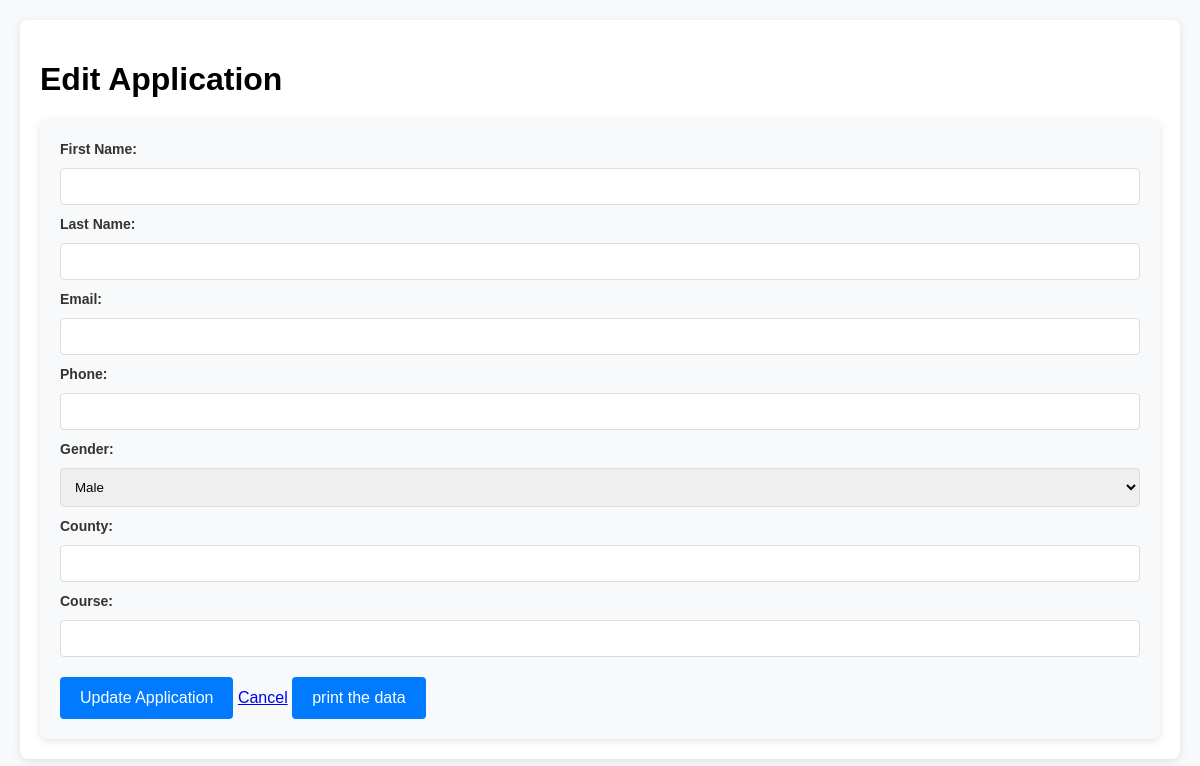
The app's page /admin/edit_application/70, older data.
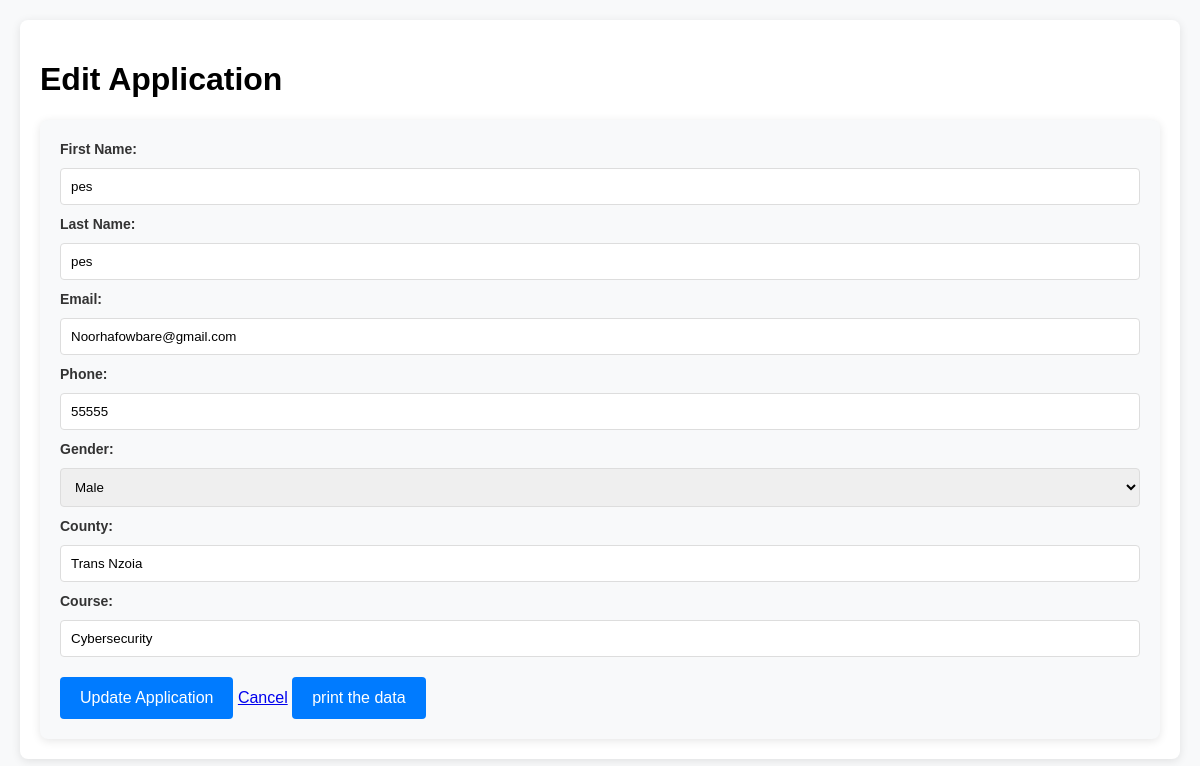
The same page, newer data.
### tables this page shows
CREATE TABLE applications (
                    id INTEGER PRIMARY KEY AUTOINCREMENT,
                    first_name TEXT NOT NULL,
                    last_name TEXT NOT NULL,
                    email TEXT NOT NULL,
                    phone TEXT NOT NULL,
                    gender TEXT NOT NULL,
                    county TEXT NOT NULL,
                    course TEXT NOT NULL
                );

### app.py (the view, shortened to what this page needs)
@app.route('/admin/edit_application/<int:id>', methods=['GET', 'POST'])
def edit_application(id):
    conn = get_db_connection()
    application = conn.execute('SELECT * FROM applications WHERE id = ?', (id,)).fetchone()
    conn.close()
    return render_template('edit_application.html', application=application)

### app.py (called while the page is built)
def get_db_connection():
    conn = sqlite3.connect('database.db')
    conn.row_factory = sqlite3.Row
    return conn

### templates/edit_application.html (shortened to what this page needs)
<!DOCTYPE html>
<html lang="en">
<head>
    <link rel="stylesheet" href="{{ url_for('static', filename='css/admin.css') }}">
</head>
<body>
    <div class="container">
        <h1>Edit Application</h1>
        <form method="POST">
            <div class="form-group">
                <label for="first-name">First Name:</label>
                <input type="text" id="first-name" name="first-name" value="{{ application.first_name }}" required>
            </div>
            <div class="form-group">
                <label for="last-name">Last Name:</label>
                <input type="text" id="last-name" name="last-name" value="{{ application.last_name }}" required>
            </div>
            <div class="form-group">
                <label for="email">Email:</label>
                <input type="email" id="email" name="email" value="{{ application.email }}" required>
            </div>
            <div class="form-group">
                <label for="phone">Phone:</label>
                <input type="text" id="phone" name="phone" value="{{ application.phone }}" required>
            </div>
            <div class="form-group">
                <label for="gender">Gender:</label>
                <select id="gender" name="gender" required>
                    <option value="Male" {% if application.gender == 'Male' %}selected{% endif %}>Male</option>
                </select>
            </div>
            <div class="form-group">
                <label for="county">County:</label>
                <input type="text" id="county" name="county" value="{{ application.county }}" required>
            </div>
            <div class="form-group">
                <label for="course">Course:</label>
                <input type="text" id="course" name="course" value="{{ application.course }}" required>
            </div>
            <button type="submit" class="btn btn-primary">Update Application</button>
            <a href="{{ url_for('view_applications') }}" class="btn btn-secondary">Cancel</a>
            <button id="printButton">print the data</button>
        </form>
    </div>
</body>
</html>

Row changes from the older to the newer data that the page shows:
added applications: first-name "pes", last-name "pes", email "Noorhafowbare@gmail.com", phone "55555", county "Trans Nzoia", course "Cybersecurity"
